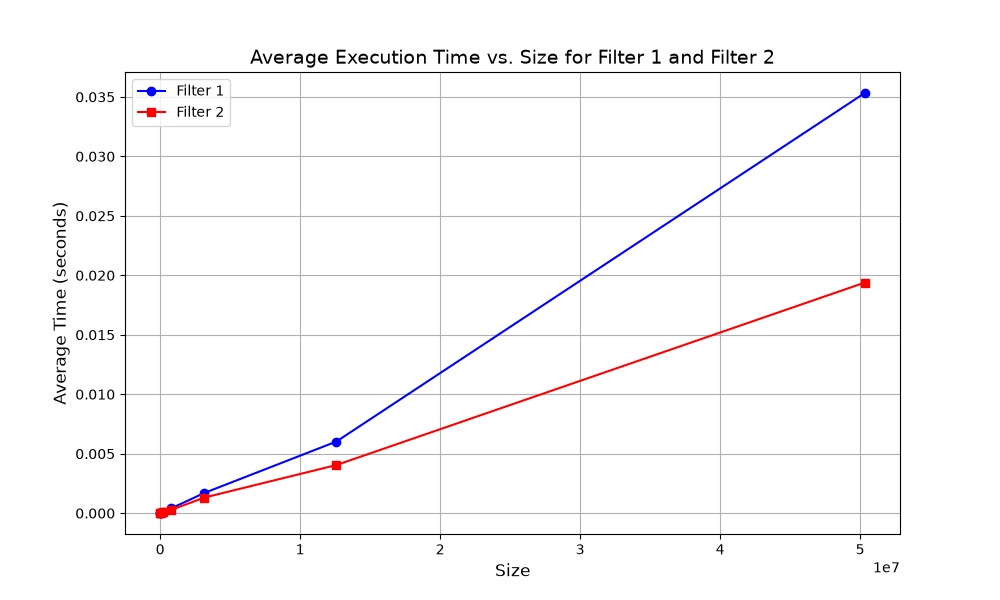

The script that saved this image:
import os
import matplotlib.pyplot as plt
import numpy as np

def parse_time(time_str):
    """Parse a time string in the format 'XmY.YYs' (e.g., '0m0.001s')."""
    return float(time_str) 

def read_times(filename):
    """Read the times from a file and return the average time."""
    with open(filename, 'r') as f:
        times = []
        for line in f:
            if line.startswith("time = "):
                time_str = line.split()[2]
                times.append(parse_time(time_str))
        return np.mean(times)

def plot_times():
    # Set the path for the data folder
    data_folder = 'data/'

    # Create lists to store the sizes and average times
    sizes_filter1 = []
    sizes_filter2 = []

    # Iterate through the files in the data folder
    for filename in os.listdir(data_folder):
        if filename.startswith('filter1') and filename.endswith('.out'):
            size = int(filename.split('.')[1])  # Extract size from the filename
            avg_time = read_times(os.path.join(data_folder, filename))
            sizes_filter1.append({"size": size*size*12, "time": avg_time})
        elif filename.startswith('filter2') and filename.endswith('.out'):
            size = int(filename.split('.')[1])  # Extract size from the filename
            avg_time = read_times(os.path.join(data_folder, filename))
            sizes_filter2.append({"size": size*size*12, "time": avg_time})

    sizes_filter1 = sorted(sizes_filter1, key=lambda x: x['size'])
    sizes_filter2 = sorted(sizes_filter2, key=lambda x: x['size'])

    # Plot the data
    plt.figure(figsize=(10, 6))
    plt.plot([s["size"] for s in sizes_filter1],[s["time"] for s in sizes_filter1],label='Filter 1', marker='o', linestyle='-', color='blue')
    plt.plot([s["size"] for s in sizes_filter2],[s["time"] for s in sizes_filter2], label='Filter 2', marker='s', linestyle='-', color='red')

    # Labels and title
    plt.xlabel('Size', fontsize=12)
    plt.ylabel('Average Time (seconds)', fontsize=12)
    plt.title('Average Execution Time vs. Size for Filter 1 and Filter 2', fontsize=14)
    plt.legend()
    plt.grid(True)

    # Show the plot
    plt.savefig("plot.png")

if __name__ == "__main__":
    plot_times()
